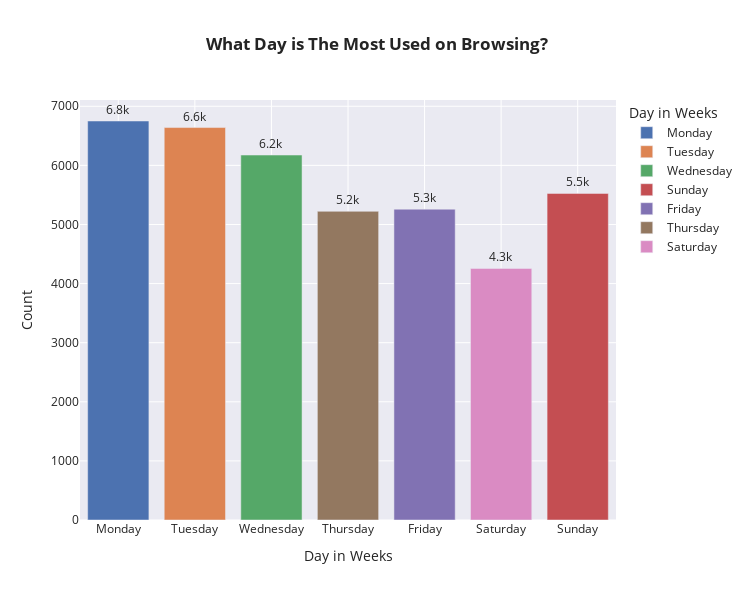

The cell this chart's notebook holds for it:
### Code cell
#What day is the most used on browsing
df_day_count = browser_history['day'].value_counts()

fig = px.bar(df_day_count, x=df_day_count.index,y=df_day_count.values,
        color=df_day_count.index, labels= {'index':'Day in Weeks', 'y' : 'Count'},
        template='seaborn',title='<b> What Day is The Most Used on Browsing?',width=750, height=600, 
        text_auto='.2s')

fig.update_traces(textposition='outside', cliponaxis=False)
fig.update_layout(xaxis={'categoryarray':['Monday', 'Tuesday', 'Wednesday', 'Thursday', 'Friday', 'Saturday', 'Sunday']})

fig.show()

### Figure 1 — Plotly figure (JSON) as saved in the notebook; plotly's stock layout.template omitted (floating-point values rounded to 4 significant figures)
{"data": [{"alignmentgroup": "True", "cliponaxis": false, "hovertemplate": "Day in Weeks=%{x}<br>Count=%{y}<extra></extra>", "legendgroup": "Monday", "marker": {"color": "rgb(76,114,176)", "pattern": {"shape": ""}}, "name": "Monday", "offsetgroup": "Monday", "orientation": "v", "showlegend": true, "textposition": "outside", "texttemplate": "%{y:.2s}", "type": "bar", "x": ["Monday"], "xaxis": "x", "y": [6751], "yaxis": "y"}, {"alignmentgroup": "True", "cliponaxis": false, "hovertemplate": "Day in Weeks=%{x}<br>Count=%{y}<extra></extra>", "legendgroup": "Tuesday", "marker": {"color": "rgb(221,132,82)", "pattern": {"shape": ""}}, "name": "Tuesday", "offsetgroup": "Tuesday", "orientation": "v", "showlegend": true, "textposition": "outside", "texttemplate": "%{y:.2s}", "type": "bar", "x": ["Tuesday"], "xaxis": "x", "y": [6640], "yaxis": "y"}, {"alignmentgroup": "True", "cliponaxis": false, "hovertemplate": "Day in Weeks=%{x}<br>Count=%{y}<extra></extra>", "legendgroup": "Wednesday", "marker": {"color": "rgb(85,168,104)", "pattern": {"shape": ""}}, "name": "Wednesday", "offsetgroup": "Wednesday", "orientation": "v", "showlegend": true, "textposition": "outside", "texttemplate": "%{y:.2s}", "type": "bar", "x": ["Wednesday"], "xaxis": "x", "y": [6175], "yaxis": "y"}, {"alignmentgroup": "True", "cliponaxis": false, "hovertemplate": "Day in Weeks=%{x}<br>Count=%{y}<extra></extra>", "legendgroup": "Sunday", "marker": {"color": "rgb(196,78,82)", "pattern": {"shape": ""}}, "name": "Sunday", "offsetgroup": "Sunday", "orientation": "v", "showlegend": true, "textposition": "outside", "texttemplate": "%{y:.2s}", "type": "bar", "x": ["Sunday"], "xaxis": "x", "y": [5526], "yaxis": "y"}, {"alignmentgroup": "True", "cliponaxis": false, "hovertemplate": "Day in Weeks=%{x}<br>Count=%{y}<extra></extra>", "legendgroup": "Friday", "marker": {"color": "rgb(129,114,179)", "pattern": {"shape": ""}}, "name": "Friday", "offsetgroup": "Friday", "orientation": "v", "showlegend": true, "textposition": "outside", "texttemplate": "%{y:.2s}", "type": "bar", "x": ["Friday"], "xaxis": "x", "y": [5259], "yaxis": "y"}, {"alignmentgroup": "True", "cliponaxis": false, "hovertemplate": "Day in Weeks=%{x}<br>Count=%{y}<extra></extra>", "legendgroup": "Thursday", "marker": {"color": "rgb(147,120,96)", "pattern": {"shape": ""}}, "name": "Thursday", "offsetgroup": "Thursday", "orientation": "v", "showlegend": true, "textposition": "outside", "texttemplate": "%{y:.2s}", "type": "bar", "x": ["Thursday"], "xaxis": "x", "y": [5223], "yaxis": "y"}, {"alignmentgroup": "True", "cliponaxis": false, "hovertemplate": "Day in Weeks=%{x}<br>Count=%{y}<extra></extra>", "legendgroup": "Saturday", "marker": {"color": "rgb(218,139,195)", "pattern": {"shape": ""}}, "name": "Saturday", "offsetgroup": "Saturday", "orientation": "v", "showlegend": true, "textposition": "outside", "texttemplate": "%{y:.2s}", "type": "bar", "x": ["Saturday"], "xaxis": "x", "y": [4257], "yaxis": "y"}], "layout": {"barmode": "relative", "height": 600, "legend": {"title": {"text": "Day in Weeks"}, "tracegroupgap": 0}, "title": {"text": "<b> What Day is The Most Used on Browsing?"}, "width": 750, "xaxis": {"anchor": "y", "categoryarray": ["Monday", "Tuesday", "Wednesday", "Thursday", "Friday", "Saturday", "Sunday"], "categoryorder": "array", "domain": [0, 1], "title": {"text": "Day in Weeks"}}, "yaxis": {"anchor": "x", "domain": [0, 1], "title": {"text": "Count"}}}}
